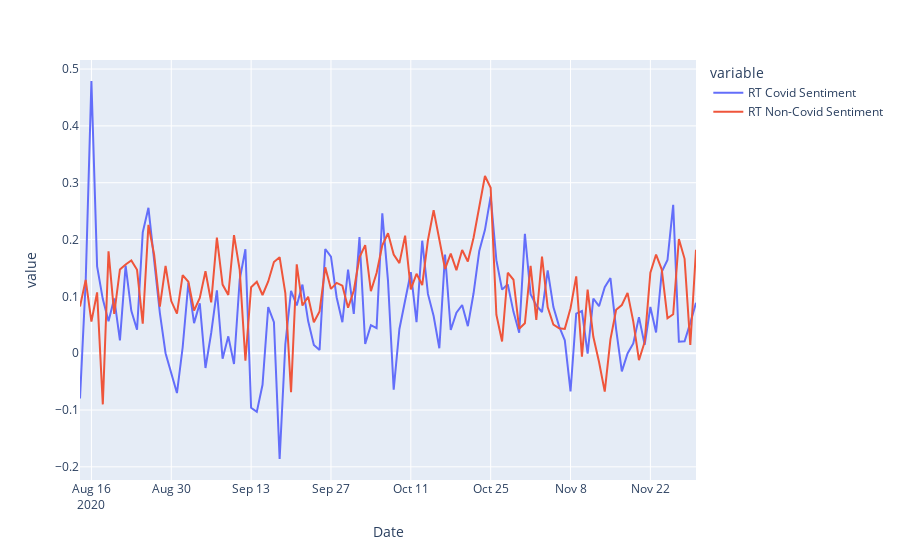

The cell this chart's notebook holds for it:
### Markdown cell above
## Retweet Including User Response, COVID and Non-COVID Chart

### Code cell
import plotly.express as px

fig = px.line(combined_RT[['RT Covid Sentiment','RT Non-Covid Sentiment']])
fig.show()
